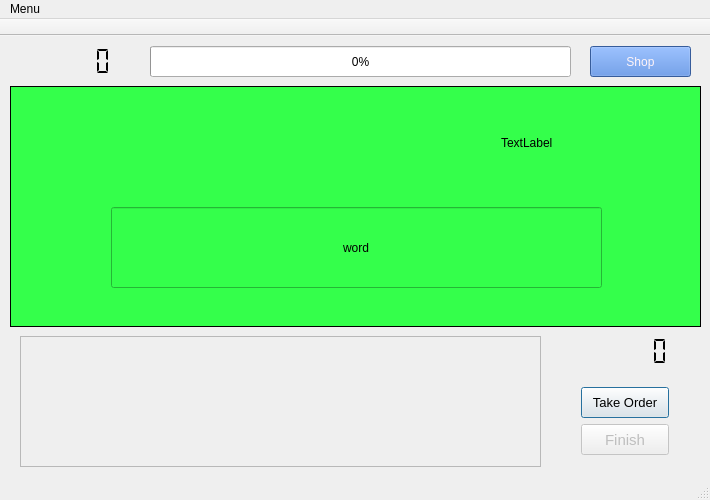
<?xml version="1.0" encoding="UTF-8"?>
<ui version="4.0">
 <class>MainWindow</class>
 <widget class="QMainWindow" name="MainWindow">
  <property name="enabled">
   <bool>true</bool>
  </property>
  <property name="geometry">
   <rect>
    <x>0</x>
    <y>0</y>
    <width>710</width>
    <height>500</height>
   </rect>
  </property>
  <property name="sizePolicy">
   <sizepolicy hsizetype="Preferred" vsizetype="Preferred">
    <horstretch>0</horstretch>
    <verstretch>0</verstretch>
   </sizepolicy>
  </property>
  <property name="windowTitle">
   <string>Regularity</string>
  </property>
  <widget class="QWidget" name="centralWidget">
   <property name="maximumSize">
    <size>
     <width>710</width>
     <height>449</height>
    </size>
   </property>
   <widget class="QLCDNumber" name="money">
    <property name="geometry">
     <rect>
      <x>20</x>
      <y>10</y>
      <width>111</width>
      <height>31</height>
     </rect>
    </property>
    <property name="frameShape">
     <enum>QFrame::NoFrame</enum>
    </property>
    <property name="lineWidth">
     <number>0</number>
    </property>
    <property name="segmentStyle">
     <enum>QLCDNumber::Flat</enum>
    </property>
   </widget>
   <widget class="QProgressBar" name="xp">
    <property name="geometry">
     <rect>
      <x>150</x>
      <y>10</y>
      <width>421</width>
      <height>31</height>
     </rect>
    </property>
    <property name="maximum">
     <number>100</number>
    </property>
    <property name="value">
     <number>0</number>
    </property>
   </widget>
   <widget class="QScrollArea" name="storage">
    <property name="geometry">
     <rect>
      <x>20</x>
      <y>300</y>
      <width>521</width>
      <height>131</height>
     </rect>
    </property>
    <property name="frameShape">
     <enum>QFrame::StyledPanel</enum>
    </property>
    <property name="widgetResizable">
     <bool>true</bool>
    </property>
    <widget class="QWidget" name="scrollAreaWidgetContents">
     <property name="geometry">
      <rect>
       <x>0</x>
       <y>0</y>
       <width>519</width>
       <height>129</height>
      </rect>
     </property>
    </widget>
   </widget>
   <widget class="QFrame" name="mainContainer">
    <property name="geometry">
     <rect>
      <x>10</x>
      <y>50</y>
      <width>691</width>
      <height>241</height>
     </rect>
    </property>
    <property name="frameShape">
     <enum>QFrame::StyledPanel</enum>
    </property>
    <property name="frameShadow">
     <enum>QFrame::Raised</enum>
    </property>
    <widget class="QStackedWidget" name="mainViews">
     <property name="geometry">
      <rect>
       <x>0</x>
       <y>0</y>
       <width>691</width>
       <height>241</height>
      </rect>
     </property>
     <property name="frameShape">
      <enum>QFrame::Box</enum>
     </property>
     <property name="currentIndex">
      <number>0</number>
     </property>
     <widget class="QWidget" name="workbench">
      <property name="autoFillBackground">
       <bool>false</bool>
      </property>
      <property name="styleSheet">
       <string notr="true">background-color: rgb(52, 255, 75);</string>
      </property>
      <widget class="QLabel" name="orderInfo">
       <property name="geometry">
        <rect>
         <x>490</x>
         <y>20</y>
         <width>181</width>
         <height>71</height>
        </rect>
       </property>
       <property name="text">
        <string>TextLabel</string>
       </property>
      </widget>
      <widget class="QLineEdit" name="answer">
       <property name="geometry">
        <rect>
         <x>100</x>
         <y>120</y>
         <width>491</width>
         <height>81</height>
        </rect>
       </property>
       <property name="styleSheet">
        <string notr="true">font: 36pt &quot;Monospace&quot;;</string>
       </property>
       <property name="text">
        <string>word</string>
       </property>
       <property name="alignment">
        <set>Qt::AlignCenter</set>
       </property>
      </widget>
     </widget>
     <widget class="QWidget" name="shop">
      <property name="autoFillBackground">
       <bool>false</bool>
      </property>
      <property name="styleSheet">
       <string notr="true">background-color: rgb(255, 0, 0);</string>
      </property>
     </widget>
    </widget>
   </widget>
   <widget class="QWidget" name="verticalLayoutWidget">
    <property name="geometry">
     <rect>
      <x>570</x>
      <y>340</y>
      <width>110</width>
      <height>90</height>
     </rect>
    </property>
    <layout class="QVBoxLayout" name="orderButtons">
     <item>
      <widget class="QPushButton" name="takeOrder">
       <property name="enabled">
        <bool>true</bool>
       </property>
       <property name="sizePolicy">
        <sizepolicy hsizetype="Minimum" vsizetype="Minimum">
         <horstretch>0</horstretch>
         <verstretch>0</verstretch>
        </sizepolicy>
       </property>
       <property name="font">
        <font>
         <pointsize>10</pointsize>
        </font>
       </property>
       <property name="text">
        <string>Take Order</string>
       </property>
       <property name="autoDefault">
        <bool>true</bool>
       </property>
       <property name="default">
        <bool>true</bool>
       </property>
       <property name="flat">
        <bool>false</bool>
       </property>
      </widget>
     </item>
     <item>
      <widget class="QPushButton" name="finish">
       <property name="enabled">
        <bool>false</bool>
       </property>
       <property name="sizePolicy">
        <sizepolicy hsizetype="Minimum" vsizetype="Minimum">
         <horstretch>0</horstretch>
         <verstretch>0</verstretch>
        </sizepolicy>
       </property>
       <property name="font">
        <font>
         <pointsize>11</pointsize>
        </font>
       </property>
       <property name="text">
        <string>Finish</string>
       </property>
       <property name="autoDefault">
        <bool>true</bool>
       </property>
       <property name="default">
        <bool>true</bool>
       </property>
      </widget>
     </item>
    </layout>
   </widget>
   <widget class="QPushButton" name="toggleMainViewButton">
    <property name="geometry">
     <rect>
      <x>590</x>
      <y>10</y>
      <width>101</width>
      <height>31</height>
     </rect>
    </property>
    <property name="autoFillBackground">
     <bool>false</bool>
    </property>
    <property name="styleSheet">
     <string notr="true">background-color: rgb(75, 129, 217);
font: 75 11pt &quot;Verdana&quot;;
color: rgb(255, 244, 248);</string>
    </property>
    <property name="text">
     <string>Shop</string>
    </property>
   </widget>
   <widget class="QLCDNumber" name="orderQueueLength">
    <property name="geometry">
     <rect>
      <x>570</x>
      <y>300</y>
      <width>110</width>
      <height>31</height>
     </rect>
    </property>
    <property name="frameShape">
     <enum>QFrame::NoFrame</enum>
    </property>
    <property name="frameShadow">
     <enum>QFrame::Plain</enum>
    </property>
    <property name="lineWidth">
     <number>0</number>
    </property>
    <property name="digitCount">
     <number>6</number>
    </property>
    <property name="mode">
     <enum>QLCDNumber::Bin</enum>
    </property>
    <property name="segmentStyle">
     <enum>QLCDNumber::Flat</enum>
    </property>
   </widget>
  </widget>
  <widget class="QToolBar" name="mainToolBar">
   <property name="movable">
    <bool>false</bool>
   </property>
   <property name="floatable">
    <bool>false</bool>
   </property>
   <attribute name="toolBarArea">
    <enum>TopToolBarArea</enum>
   </attribute>
   <attribute name="toolBarBreak">
    <bool>false</bool>
   </attribute>
  </widget>
  <widget class="QStatusBar" name="statusBar">
   <property name="statusTip">
    <string/>
   </property>
   <property name="sizeGripEnabled">
    <bool>true</bool>
   </property>
  </widget>
  <widget class="QMenuBar" name="menuBar">
   <property name="geometry">
    <rect>
     <x>0</x>
     <y>0</y>
     <width>710</width>
     <height>19</height>
    </rect>
   </property>
   <widget class="QMenu" name="menuHere">
    <property name="title">
     <string>Menu</string>
    </property>
    <addaction name="actionPlay"/>
    <addaction name="actionRestart"/>
   </widget>
   <addaction name="menuHere"/>
  </widget>
  <action name="actionPlay">
   <property name="text">
    <string>Play</string>
   </property>
  </action>
  <action name="actionRestart">
   <property name="text">
    <string>Restart</string>
   </property>
  </action>
 </widget>
 <layoutdefault spacing="6" margin="11"/>
 <resources/>
 <connections/>
</ui>
